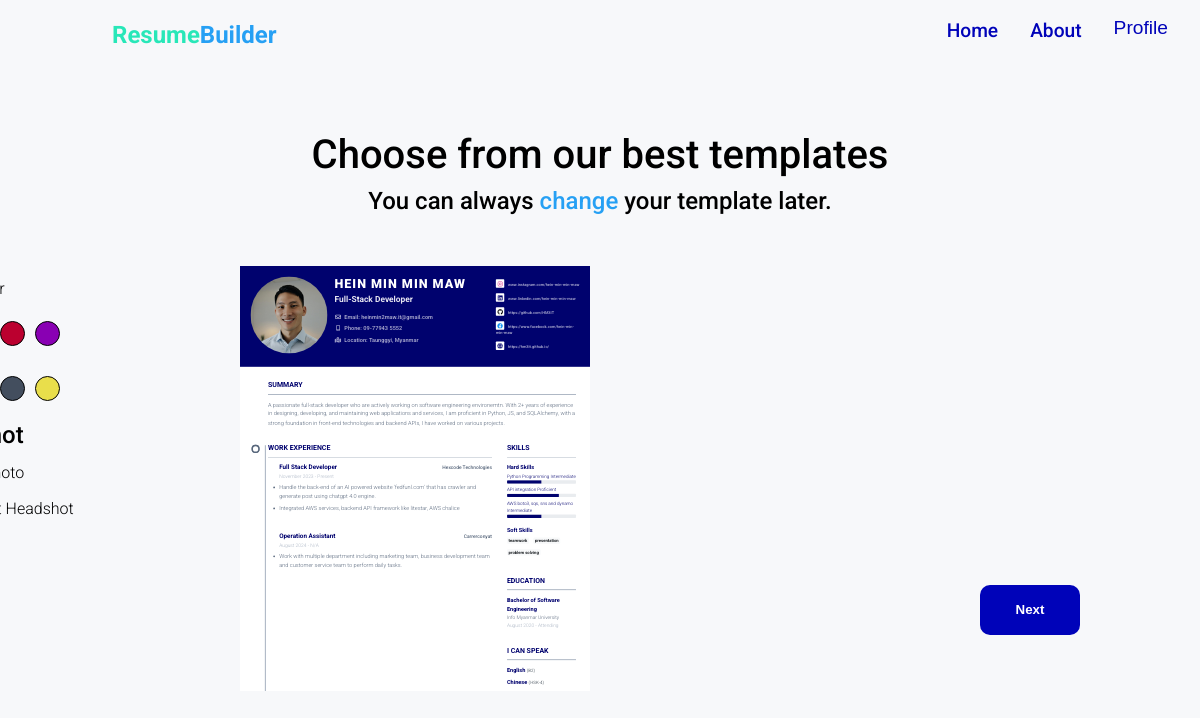
The page /resume/section/select-template (signed in) on the database its author committed.
### tables.py (models this page shows, shortened)
class User(Base):
    __tablename__ = "users"
    id: Mapped[str] = mapped_column(primary_key=True, default=lambda: str(uuid.uuid4()))
    name: Mapped[str] = mapped_column(String(30), nullable=False)
    email: Mapped[str] = mapped_column(String(100), nullable=False)
    password: Mapped[str] = mapped_column(String(250), nullable=True)
    is_active: Mapped[bool] = mapped_column(Boolean, default=True)
    is_anonymous: Mapped[bool] = mapped_column(Boolean, default=False)
    is_authenticated: Mapped[bool] = mapped_column(Boolean, default=True)
    resumes: Mapped[List["Resume"]] = relationship(
        back_populates="user", cascade="all, delete-orphan"
    )

### app.py (the view)
@app.route("/resume/section/select-template")
@login_required
def render_resume_template_page():
    with get_session() as db_session:
        template_instances = db_session.query(Template).all()
        contents = {"resumes": []}
        for template in template_instances:
            sample_resume = get_sample_resume(template=template)
            contents["resumes"].append(sample_resume)
        return render_template("template-resume.html", contents=contents)

### templates/template-resume.html (shortened to what this page needs)
{% extends 'base.html' %}
{% block title %}
<link rel="stylesheet" href="{{ url_for('static', filename='css/navbar.css')}}">
<link rel="stylesheet" href="{{ url_for('static', filename='css/resume.css')}}">
{% endblock %}
{% block body %}
{% include 'components/navbar.html' %}
<section class="template-section">
    <div class="template-content">
        <h1 id="template-section-title">Choose from our best templates</h1>
        <h4 id="template-section-subtitle">You can always <span class="highlight-text">change</span> your template
            later.</h4>
        <div class="template-editor">
            <div class="template-option">
                <div class="template-filter">
                    <label>Choose Color</label>
                    <div class="color-container">
                        <div class="color-radio crimson-bg" data-color="#bb002f"></div>
                        <div class="color-radio purple-bg" data-color="#800080"></div>
                        <div class="color-radio dark-green-bg" data-color="#01502f"></div>
                        <div class="color-radio yellow-bg" data-color="#e9de4b"></div>
                    </div>
                    <div class="headshot-radio">
                        <h4>Headshot</h4>
                        <div>
                            <label for="with-headshot">With Photo</label>
                        </div>
                        <div>
                            <label for="without-headshot">Without Headshot</label>
                        </div>
                    </div>
                </div>
            </div>
            {% if contents['resumes']|length > 0 %}
            <div class="template-card-container">
                {% for resume in contents['resumes'] %}
                {% set template_id = resume.template.id %}
                <div class="template-card">
                    <div id="{{ template_id }}" onclick="selectTemplate('{{ template_id }}')" class="resume-template">
                        {% include resume.template.template_file_path %}
                    </div>
                </div>
                {% endfor %}
            </div>
            {% else %}
            <p>No templates available.</p>
            {% endif %}
        </div>
        <div id="resume-btn-div">
            <button id="next-btn" class="primary-btn" onclick="cachedTemplateInfo()">Next</button>
        </div>
    </div>
</section>
{% endblock %}

### templates/base.html (shortened to what this page needs)
<!DOCTYPE html>
<html lang="en">
<head>
    <link rel="stylesheet" href="https://cdnjs.cloudflare.com/ajax/libs/font-awesome/6.4.0/css/all.min.css">
    <link rel="stylesheet" href="{{ url_for('static', filename='css/main.css')}}">
    <link rel="stylesheet" href="{{ url_for('static', filename='css/footer.css')}}">
    {% block title %}
    {% endblock %}
</head>
<body>
    {% block body %}
    {% endblock %}
</body>
</html>

### templates/components/navbar.html (shortened to what this page needs)
<nav>
    <div class="logo">Resume<span class="logo-text highlight-text">Builder</span></div>
    <ul class="nav-links">
        <li><a href="/">Home</a></li>
        <li><a href="#about">About</a></li>
        {% if user.is_authenticated %}
        <li><button id="profile-btn">Profile </button></li>
        {% else %}
        {% if not hide_signup_btn %}
        <li><a href="/signup">Sign Up</a></li>
        {% endif %}
        {% endif %}
    </ul>
</nav>

### templates/resume-templates/template1-c80ba6c2-6058-4eb9-a5c2-63e444710018.html (shortened to what this page needs)
<link id="theme-style" rel="stylesheet" href="{{url_for('static',filename='css/template1.css')}}">
<div class="resume-wrapper-inner mx-auto text-left bg-white ">
	<header class="resume-header pt-4 pt-md-0">
		{% if resume.image_file_path %}
		<div class="profile-div">
			<img id="pv-profile-img" src="{{ url_for('static', filename=resume.image_file_path) }}" alt="image"
				width="220" height="220">
		</div>
		{% endif %}
		<div class="primary-info">
			<h1 id="pv-username" class="name mt-0 mb-1 text-white text-uppercase text-uppercase">
				{{resume.username }}
			</h1>
			<div id="pv-profession" class="title mb-3">{{ resume.profession.title() }}</div>
			<ul class="list-unstyled">
				<li class="mb-2">
					<i class="far fa-envelope fa-fw mr-2" data-fa-transform="grow-3"></i><a
						href="mailto:{{resume.email }}">Email: <span id="pv-email">{{
							resume.email }} </span> </a>
				</li>
				<li class="mb-2"><a><i class="fas fa-mobile-alt fa-fw mr-2" data-fa-transform="grow-6"></i>Phone: <span
							id="pv-phone">{{
							resume.phone }}</span></a></li>
				<li class="mb-2"><a><i class="fas  fa-map-marked-alt fa-fw mr-2"
							data-fa-transform="grow-6"></i>Location:
						<span id="pv-city">{{ resume.address.city }}</span>, <span id="pv-country">{{
							resume.address.country }}</span></a>
				</li>
			</ul>
		</div>
		<div class="secondary-info mt-2">
			<ul id="social-media-list" class="resume-social list-unstyled">
				{% if resume.social_media %}
				{% for social_media in resume.social_media %}
				{% set media_name = social_media['name'].value.lower() %}
				<li id="{{media_name}}-item" class="mb-3">
					<a href="{{ social_media['link'] }}">
						<span class="fa-container text-center mr-2">
							{% if media_name == 'portfolio' %}
							<i class="fas fa-globe"></i>
							{% else %}
							<i class="fab fa-{{ social_media['name'].value.lower() }}"></i>
							{% endif %}
						</span>
					</a>
				</li>
				{% endfor %}
				{% endif %}
			</ul>
		</div>
	</header>
	<div class="resume-body p-5">
		<section class="resume-section summary-section mb-5">
			<h2 class="resume-section-title text-uppercase font-weight-bold pb-3 mb-3">Summary</h2>
			<div class="resume-section-content">
				<p id="pv-summary" class="mb-0">{{resume.summary}} </p>
			</div>
		</section>
		<div class="row">
			<div class="col-lg-9">
				<section class="resume-section experience-section mb-5">
					<h2 class="resume-section-title text-uppercase font-weight-bold pb-3 mb-3">Work Experience
					</h2>
					<div class="resume-section-content">
						<div id="work-experience-parent" class="resume-timeline position-relative">
							{% for experience in resume.work_experiences %}
							<article class="resume-timeline-item position-relative pb-5">
								<div class="resume-timeline-item-header mb-2">
									<div class="d-flex flex-column flex-md-row">
										<h3 class="resume-position-title font-weight-bold mb-1">{{
											experience.position }}</h3>
										<div class="resume-company-name ml-auto">
											{{ experience.company_name }}</div>
									</div>
									<div class="resume-position-time">
										{% if experience.start_date %}{{ experience.start_date.strftime('%B %Y')
										}}{% endif %}
										-
										{% if experience.is_working %}
										Present
										{% else %}
										{% if experience.end_date %}{{ experience.end_date.strftime('%B %Y')
										}}{% else %}N/A{% endif %}
										{% endif %}
									</div>
								</div>
								<div class="resume-timeline-item-desc">
									<ul id="work-achievements">
										{{ experience.achievement | replace_newlines | safe }}
									</ul>
								</div>
							</article>
							{% endfor %}
						</div>
					</div>
				</section>
			</div>
			<div class="col-lg-3">
				<section class="resume-section skills-section mb-5">
					<h2 class="resume-section-title text-uppercase font-weight-bold pb-3 mb-3">Skills</h2>
					<div class="resume-section-content">
						<div class="resume-skill-item">
							<h4 class="resume-skills-cat font-weight-bold">Hard Skills</h4>
							<ul id="skill-list" class="list-unstyled mb-4">
								{% set proficiency_levels = {
								'BEGINNER': 25,
								'INTERMEDIATE': 50,
								'PROFICIENT': 75,
								'EXPERT': 100
								} %}
								{% for skill in resume.skills %}
								<li class="mb-2">
									<div class="resume-skill-name">{{ skill.name }} <span
											class="resume-skill-proficiency">{{ skill.proficiency.name.title()
											}}</span>
									</div>
									<div class="progress resume-progress">
										<div class="progress-bar" class="progress-bar theme-progress-bar-dark"
											role="progressbar"
											aria-valuenow="{{ proficiency_levels[skill.proficiency.name] }}"
											aria-valuemin="0" aria-valuemax="100">
										</div>
									</div>
								</li>
								{% endfor %}
							</ul>
						</div>
						<div class="resume-skill-item">
							<h4 class="resume-skills-cat font-weight-bold">Soft Skills</h4>
							<ul class="list-inline">
								{% set soft_skills = ['Teamwork','Presentation','Problem Solving'] %}
								{% for skill in soft_skills %}
								<li class="list-inline-item">
									<span class="badge badge-light">{{ skill.lower()}}</span>
								</li>
								{% endfor %}
							</ul>
						</div>
					</div>
				</section>
				<section class="resume-section education-section mb-5">
					<h2 class="resume-section-title text-uppercase font-weight-bold pb-3 mb-3">Education</h2>
					<div class="resume-section-content">
						<ul id="education-list" class="list-unstyled">
							{% for education in resume.educations %}
							<li class="mb-2">
								<div class="resume-degree font-weight-bold">{{ education.degree }}</div>
								<div class="resume-degree-org">{{ education.name }}</div>
								<div class="resume-degree-time">
									{% if education.start_date %}{{
									education.start_date.strftime('%B %Y') }}{% endif %}
									{% if education.is_studying %}
									Attending
									{% else %}
									{% if education.end_date %}{{ education.end_date.strftime('%B %Y') }}{% else
									%}N/A{% endif %}
									{% endif %}
								</div>
							</li>
							{% endfor %}
						</ul>
					</div>
				</section>
				{% if resume.languages|length > 0 %}
				<section class="resume-section language-section mb-5">
					<h2 class="resume-section-title text-uppercase font-weight-bold pb-3 mb-3">I Can Speak
					</h2>
					<div class="resume-section-content">
						<ul id="language-list" class="list-unstyled resume-lang-list">
							{% for language in resume.languages %}
							<li class="mb-2"><span class="resume-lang-name font-weight-bold">{{language["name"]}}</span>
								<small class="text-muted font-weight-normal">({{language["fluent_level"]}})</small>
							</li>
							{% endfor %}
						</ul>
					</div>
				</section>
				{% endif %}
			</div>
		</div>
	</div>
</div>

### rows shown on the page
User: username "HEIN MIN MIN MAW", profession "Full-Stack Developer", email "heinmin2maw.it@gmail.com", phone "09-77943 5552", address.city "Taunggyi", address.country "Myanmar", summary "A passionate full-stack developer who are actively working on software engineering environemtn. With 2+ years of experience in designing, developing, and maintaining web applications and services, I am proficient in Python, JS, and SQLAlchemy, with a strong foundation in front-end technologies and backend APIs, I have worked on various projects.", position "Full Stack Developer" "Operation Assistant", company_name "Hexcode Technologies" "Carrerconyat", start_date "November 2023" "August 2024", achievement "Handle the back-end of an AI powered website 'fedfunl.com' that has crawler and generate post using chatgpt 4.0 engine. Integrated AWS services, backend API framework like litestar, AWS chalice" "Work with multiple department including marketing team, business development team and customer service team to perform daily tasks.", {{ proficiency_levels[skill.proficiency.name] }} 50 (drawn), {{ proficiency_levels[skill.proficiency.name] }} 75 (drawn), degree "Bachelor of Software Engineering", name "Info Myanmar University", start_date "August 2020", name "English" "Chinese"
